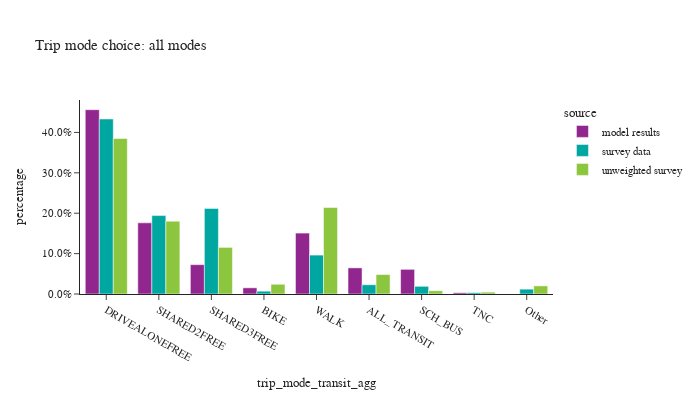

This figure's notebook cell:
### Code cell
# aggregate transit modes
transit_modes = ['WALK_LOC','WALK_COM','WALK_FRY','WALK_LR','DRIVE_TRN']
trip_mode_ordered = ["DRIVEALONEFREE", "SHARED2FREE", "SHARED3FREE", "BIKE","WALK","ALL_TRANSIT","SCH_BUS","TNC","Other"]
trip_data['trip_mode_transit_agg'] = trip_data['trip_mode_match'].apply(lambda x: "ALL_TRANSIT" if x in transit_modes else x)

df_plot = trip_data.groupby(['source','trip_mode_transit_agg'])['trip_weight'].sum().reset_index()
df_plot['percentage'] = df_plot.groupby(['source'], group_keys=False)['trip_weight']. \
    apply(lambda x: x / float(x.sum()))

fig = px.bar(df_plot, x="trip_mode_transit_agg", y="percentage", color="source",barmode="group",
             category_orders={"trip_mode_transit_agg": trip_mode_ordered},
             title="Trip mode choice: all modes")
fig.for_each_annotation(lambda a: a.update(text = a.text.split("=")[-1]))
fig.update_layout(height=400, width=700, yaxis=dict(tickformat=".1%"))
fig.show()

### Figure 1 — Plotly figure (JSON) as saved in the notebook; plotly's stock layout.template omitted (floating-point values rounded to 4 significant figures)
{"data": [{"alignmentgroup": "True", "hovertemplate": "source=model results<br>trip_mode_transit_agg=%{x}<br>percentage=%{y}<extra></extra>", "legendgroup": "model results", "marker": {"color": "#91268F", "pattern": {"shape": ""}}, "name": "model results", "offsetgroup": "model results", "orientation": "v", "showlegend": true, "textposition": "auto", "type": "bar", "x": ["ALL_TRANSIT", "BIKE", "DRIVEALONEFREE", "SCH_BUS", "SHARED2FREE", "SHARED3FREE", "TNC", "WALK"], "xaxis": "x", "y": [0.0647, 0.01528, 0.4563, 0.06102, 0.1762, 0.07264, 0.003105, 0.1508], "yaxis": "y"}, {"alignmentgroup": "True", "hovertemplate": "source=survey data<br>trip_mode_transit_agg=%{x}<br>percentage=%{y}<extra></extra>", "legendgroup": "survey data", "marker": {"color": "#00A7A0", "pattern": {"shape": ""}}, "name": "survey data", "offsetgroup": "survey data", "orientation": "v", "showlegend": true, "textposition": "auto", "type": "bar", "x": ["ALL_TRANSIT", "BIKE", "DRIVEALONEFREE", "Other", "SCH_BUS", "SHARED2FREE", "SHARED3FREE", "TNC", "WALK"], "xaxis": "x", "y": [0.02292, 0.007056, 0.4333, 0.01204, 0.01902, 0.1941, 0.2119, 0.003316, 0.09636], "yaxis": "y"}, {"alignmentgroup": "True", "hovertemplate": "source=unweighted survey<br>trip_mode_transit_agg=%{x}<br>percentage=%{y}<extra></extra>", "legendgroup": "unweighted survey", "marker": {"color": "#8CC63E", "pattern": {"shape": ""}}, "name": "unweighted survey", "offsetgroup": "unweighted survey", "orientation": "v", "showlegend": true, "textposition": "auto", "type": "bar", "x": ["ALL_TRANSIT", "BIKE", "DRIVEALONEFREE", "Other", "SCH_BUS", "SHARED2FREE", "SHARED3FREE", "TNC", "WALK"], "xaxis": "x", "y": [0.04821, 0.0241, 0.385, 0.0201, 0.008077, 0.1804, 0.1153, 0.004615, 0.2142], "yaxis": "y"}], "layout": {"barmode": "group", "height": 400, "legend": {"title": {"text": "source"}, "tracegroupgap": 0}, "title": {"text": "Trip mode choice: all modes"}, "width": 700, "xaxis": {"anchor": "y", "categoryarray": ["DRIVEALONEFREE", "SHARED2FREE", "SHARED3FREE", "BIKE", "WALK", "ALL_TRANSIT", "SCH_BUS", "TNC", "Other"], "categoryorder": "array", "domain": [0.0, 1.0], "title": {"text": "trip_mode_transit_agg"}}, "yaxis": {"anchor": "x", "domain": [0.0, 1.0], "tickformat": ".1%", "title": {"text": "percentage"}}}}
